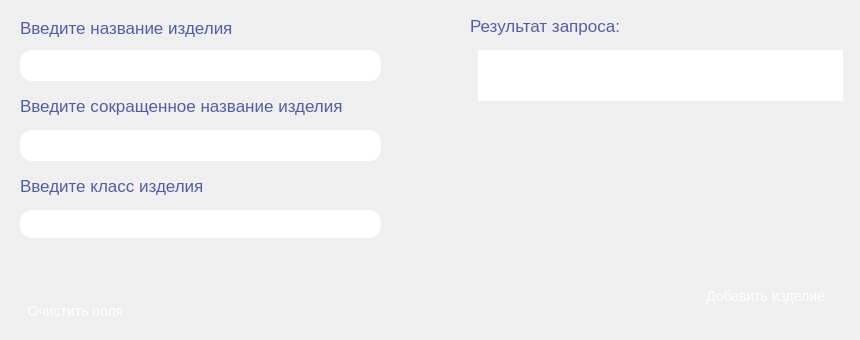
      <widget class="QWidget" name="page_8">
       <widget class="QLineEdit" name="lineEdit_8_name">
        <property name="geometry">
         <rect>
          <x>20</x>
          <y>50</y>
          <width>361</width>
          <height>31</height>
         </rect>
        </property>
        <property name="styleSheet">
         <string notr="true">QLineEdit {
	border: 2px #FFE5CC;
    border-radius: 12px;
	padding: 0 8px;
    background: qlineargradient(x1:0, y1:0, x2:1, y2:0, 
    												stop:0 rgba(193, 95, 251, 1), 
													stop:0.6 rgba(97, 115, 241, 0.7),
    												stop:1 rgba(94, 131, 239, 0.7));
	selection-background-color: darkgray;
    font-size: 14px;
	color: rgba(255, 255, 255,1);
}</string>
        </property>
        <property name="placeholderText">
         <string>Сейнет 1800</string>
        </property>
       </widget>
       <widget class="QLabel" name="label_8_name">
        <property name="geometry">
         <rect>
          <x>20</x>
          <y>12</y>
          <width>361</width>
          <height>31</height>
         </rect>
        </property>
        <property name="styleSheet">
         <string notr="true">QLabel {
	color: rgba(83, 93, 167, 1);
    font-size: 17px;
}</string>
        </property>
        <property name="text">
         <string>Введите название изделия</string>
        </property>
       </widget>
       <widget class="QLineEdit" name="lineEdit_8_shortName">
        <property name="geometry">
         <rect>
          <x>20</x>
          <y>130</y>
          <width>361</width>
          <height>31</height>
         </rect>
        </property>
        <property name="styleSheet">
         <string notr="true">QLineEdit {
	border: 2px #FFE5CC;
    border-radius: 12px;
	padding: 0 8px;
    background: qlineargradient(x1:0, y1:0, x2:1, y2:0, 
    												stop:0 rgba(193, 95, 251, 1), 
													stop:0.6 rgba(97, 115, 241, 0.7),
    												stop:1 rgba(94, 131, 239, 0.7));
	selection-background-color: darkgray;
    font-size: 14px;
	color: rgba(255, 255, 255,1);
}</string>
        </property>
        <property name="placeholderText">
         <string>С1800</string>
        </property>
       </widget>
       <widget class="QLabel" name="label_8_shortName">
        <property name="geometry">
         <rect>
          <x>20</x>
          <y>90</y>
          <width>361</width>
          <height>31</height>
         </rect>
        </property>
        <property name="styleSheet">
         <string notr="true">QLabel {
	color: rgba(83, 93, 167, 1);
    font-size: 17px;
}</string>
        </property>
        <property name="text">
         <string>Введите сокращенное название изделия</string>
        </property>
       </widget>
       <widget class="QLabel" name="label_8_classId">
        <property name="geometry">
         <rect>
          <x>20</x>
          <y>170</y>
          <width>361</width>
          <height>31</height>
         </rect>
        </property>
        <property name="styleSheet">
         <string notr="true">QLabel {
	color: rgba(83, 93, 167, 1);
    font-size: 17px;
}</string>
        </property>
        <property name="text">
         <string>Введите класс изделия</string>
        </property>
       </widget>
       <widget class="QPushButton" name="pushButton_8_add">
        <property name="geometry">
         <rect>
          <x>680</x>
          <y>260</y>
          <width>171</width>
          <height>71</height>
         </rect>
        </property>
        <property name="styleSheet">
         <string notr="true">QPushButton {
	background-color: qlineargradient(x1:0, y1:0, x2:1, y2:1, 
    								stop:0 rgba(88, 205, 174, 1), 
    								stop:1 rgba(63, 148, 108, 1));
    color: white;
    text-align: center;
    text-decoration: none;
    font-size: 14px;
    border-radius: 12px;
}

QPushButton:pressed {
	background-color: qlineargradient(x1:0, y1:0, x2:1, y2:1, 
    								stop:0 rgba(88, 205, 174, 0.5), 
    								stop:1 rgba(63, 148, 108, 0.5));
}</string>
        </property>
        <property name="text">
         <string>Добавить изделие</string>
        </property>
       </widget>
       <widget class="QPushButton" name="pushButton_8_clear">
        <property name="geometry">
         <rect>
          <x>20</x>
          <y>290</y>
          <width>111</width>
          <height>41</height>
         </rect>
        </property>
        <property name="styleSheet">
         <string notr="true">QPushButton {
	background-color: qlineargradient(x1:0, y1:0, x2:1, y2:1, 
    								stop:0 rgba(88, 205, 174, 1), 
    								stop:1 rgba(63, 148, 108, 1));
    color: white;
    text-align: center;
    text-decoration: none;
    font-size: 14px;
    border-radius: 12px;
}

QPushButton:pressed {
	background-color: qlineargradient(x1:0, y1:0, x2:1, y2:1, 
    								stop:0 rgba(88, 205, 174, 0.5), 
    								stop:1 rgba(63, 148, 108, 0.5));
}</string>
        </property>
        <property name="text">
         <string>Очистить поля</string>
        </property>
       </widget>
       <widget class="QLabel" name="label_8_result">
        <property name="geometry">
         <rect>
          <x>470</x>
          <y>10</y>
          <width>281</width>
          <height>31</height>
         </rect>
        </property>
        <property name="styleSheet">
         <string notr="true">QLabel {
	color: rgba(83, 93, 167, 1);
    font-size: 17px;
}</string>
        </property>
        <property name="text">
         <string>Результат запроса:</string>
        </property>
       </widget>
       <widget class="QTextEdit" name="textEdit_8_result">
        <property name="geometry">
         <rect>
          <x>470</x>
          <y>50</y>
          <width>381</width>
          <height>51</height>
         </rect>
        </property>
        <property name="styleSheet">
         <string notr="true">QTextEdit {
	border: 2px #FFF4E8;
    padding: 0 8px;
    border-radius: 12px;
    background: qlineargradient(x1:0, y1:0, x2:1, y2:1, 
    								stop:0 rgba(88, 205, 174, 1), 
    								stop:1 rgba(63, 148, 108, 1));
	color: white;
    font-size: 14px;
}</string>
        </property>
        <property name="placeholderText">
         <string>Здесь будут подробности о проведенной операции</string>
        </property>
       </widget>
       <widget class="QComboBox" name="comboBox_8_classId">
        <property name="geometry">
         <rect>
          <x>20</x>
          <y>210</y>
          <width>361</width>
          <height>28</height>
         </rect>
        </property>
        <property name="styleSheet">
         <string notr="true">QComboBox {
	border: 2px #FFE5CC;
    border-radius: 12px;
	padding: 0 8px;
    background: qlineargradient(x1:0, y1:0, x2:1, y2:0, 
    												stop:0 rgba(193, 95, 251, 1), 
													stop:0.6 rgba(97, 115, 241, 0.7),
    												stop:1 rgba(94, 131, 239, 0.7));
    font-size: 14px;
	color: rgba(255, 255, 255,1);
}

QComboBox:!editable, QComboBox::drop-down:editable {
    background: qlineargradient(x1:0, y1:0, x2:1, y2:0, 
    												stop:0 rgba(193, 95, 251, 1), 
													stop:0.6 rgba(97, 115, 241, 0.7),
    												stop:1 rgba(94, 131, 239, 0.7));
}

QComboBox:!editable:on, QComboBox::drop-down:editable:on {
     background: qlineargradient(x1:0, y1:0, x2:1, y2:0, 
    												stop:0 rgba(193, 95, 251, 1), 
													stop:0.6 rgba(97, 115, 241, 0.7),
    												stop:1 rgba(94, 131, 239, 0.7));
}

QComboBox::drop-down {
	subcontrol-origin: padding;
    subcontrol-position: top right;
    border-top-right-radius: 12px;
    border-bottom-right-radius: 12px;
    border-top-left-radius: 12px; 
    border-bottom-left-radius: 12px;
}


QComboBox QAbstractItemView {
    background: qlineargradient(x1:0, y1:0, x2:1, y2:0, 
    												stop:0 rgba(193, 95, 251, 1), 
													stop:0.6 rgba(97, 115, 241, 0.7),
    												stop:1 rgba(94, 131, 239, 0.7));
    color: rgb(255, 255, 255);
	border: 1px #FFE5CC;
}</string>
        </property>
        <property name="placeholderText">
         <string/>
        </property>
       </widget>
      </widget>
